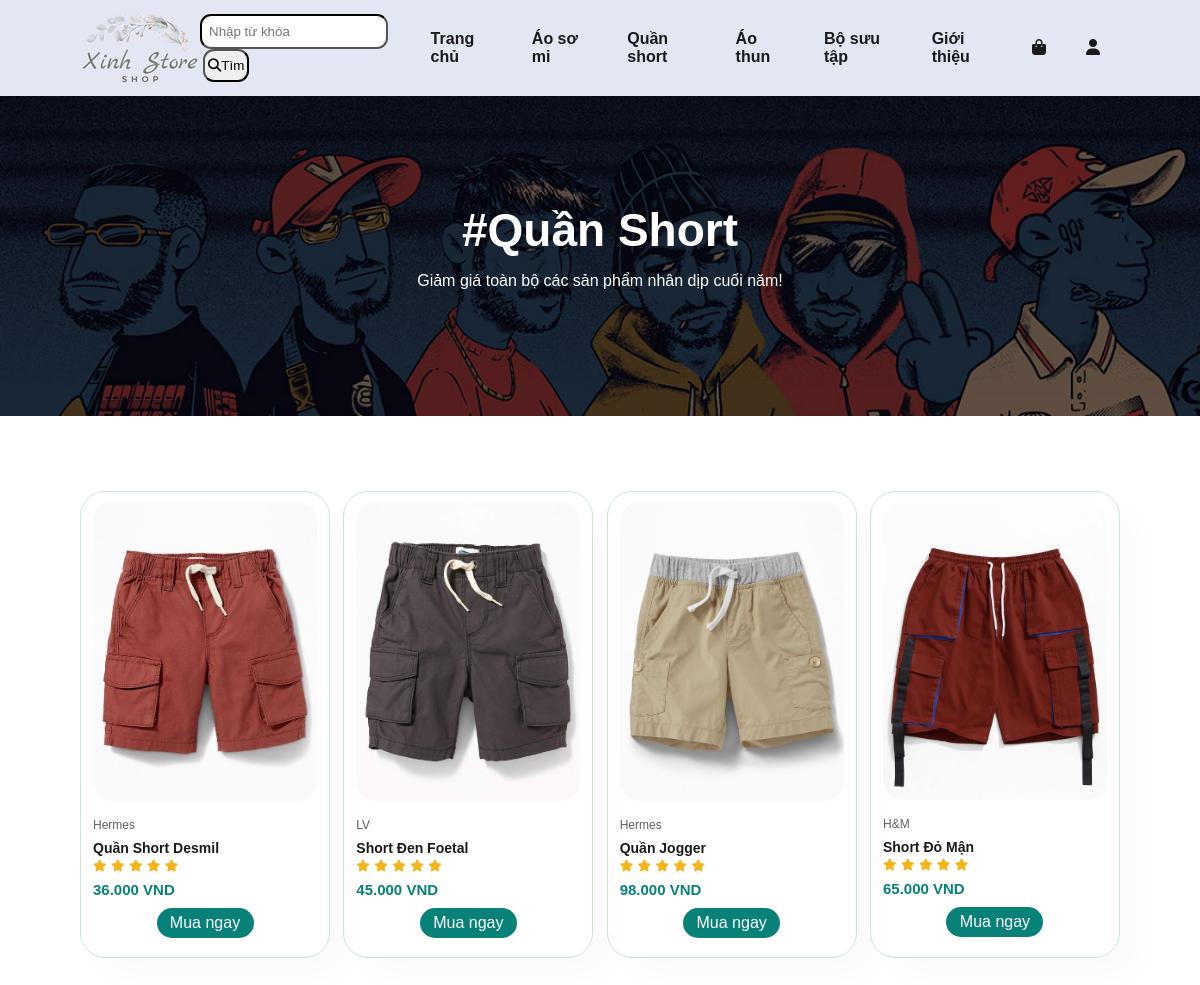
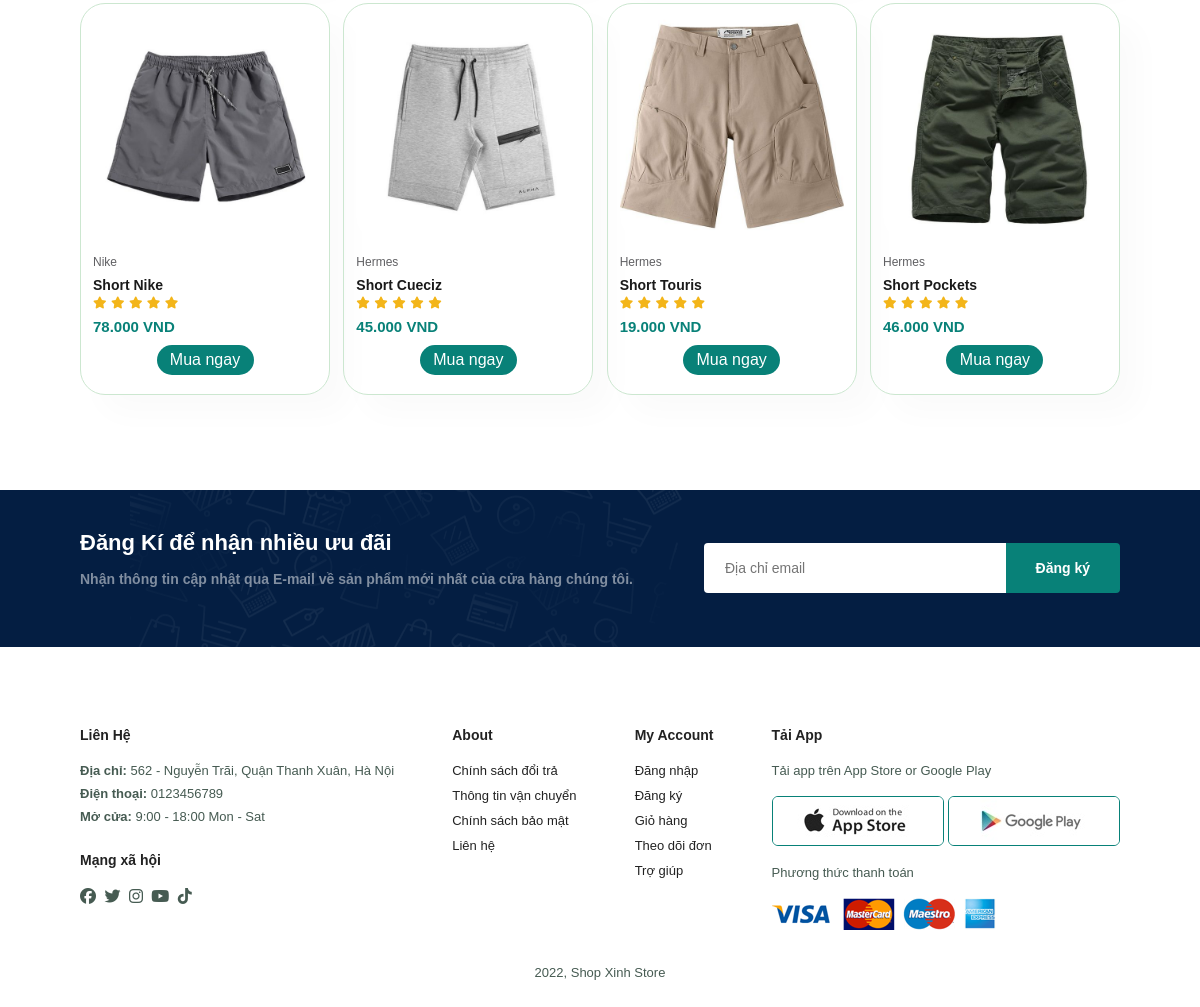
/shop2.php, run on the app's committed database (2 pictures, top to bottom).
### tables this page shows
CREATE TABLE `product` (
  `idsanpham` int(11) NOT NULL,
  `anh` varchar(255) NOT NULL,
  `hang` varchar(255) NOT NULL,
  `mota` varchar(255) NOT NULL,
  `gia` int(11) NOT NULL,
  `loai` int(11) NOT NULL,
  `soluong` int(20) NOT NULL
);

### shop2.php (the view, shortened to what this page needs)
<?php
    require "connect.php";
    require_once "header.php";
?>
    <section id="page-header">
        <h2>#Quần Short</h2>
        <p>Giảm giá toàn bộ các sản phẩm nhân dịp cuối năm!</p>
    </section>
    <section id="product1" class="section-p1">
    <div class="pro-container">
            <?php
                $sql= "
                SELECT * FROM `product` WHERE loai=2;
                    ";
                $result = $conn->query($sql);
                while ($row = $result->fetch_assoc()) {
            ?>
            <div class="pro">
                <a href="sproduct.php?id=<?php echo $row['idsanpham'] ?>" >
                <img src="img/products/<?php echo $row['anh'] ?>" alt="">
                </a>
                <div class="des">
                    <span><?php echo $row['hang'] ?></span>
                    <h5><?php echo $row['mota'] ?></h5>
                    <div class="star">
                        <i class="fa-solid fa-star"></i>
                        <i class="fa-solid fa-star"></i>
                        <i class="fa-solid fa-star"></i>
                        <i class="fa-solid fa-star"></i>
                        <i class="fa-solid fa-star"></i>
                    </div>
                    <h4><?php echo $row['gia'] ?>.000 VND</h4>
                </div>
                    <form method="POST" action="cart.php?action=add">
                    <input type="submit" value="Mua ngay" style="width: 97px;color: #fff;height: 30px;border: 3px;text-align: center;background-color: #088178;border-radius: 15px;font-size: 16px;cursor:pointer; margin-bottom: 9px"/>
                    </form>
            </div>
            <?php
                }
            ?>
        </div>
    </section>
<?php
    require_once "footer.php";
?>

### style.css (style rules this page uses)
* { margin: 0; padding: 0; box-sizing: border-box; font-family: 'Spartan', sans-serif; }
h2 { font-size: 46px; line-height: 54px; color: #222; }
h4 { font-size: 20px; color: #222; }
p { font-size: 16px; color: #465b52; margin: 15px 0 20px 0; }
.section-p1 { padding: 40px 80px; }
body { width: 100%; }
#product1 { text-align: center; }
#product1 .pro-container { display: flex; justify-content: space-between; padding-top: 20px; flex-wrap: wrap; }
#product1 .pro { width: 23%; min-width: 250px; padding: 10px 12px; border: 1px solid #cce7d0; border-radius: 25px; box-shadow: 20px 20px 30px rgba(0, 0, 0, 0.02); margin: 15px 0; position: relative; }
#product1 .pro img { width: 100%; border-radius: 20px; }
#product1 .pro .des { text-align: start; padding: 10px 0; }
#product1 .pro .des span { color: #606063; font-size: 12px; }
#product1 .pro .des h5 { padding-top: 7px; color: #1a1a1a; font-size: 14px; }
#product1 .pro .des i { font-size: 12px; color: rgb(243, 181, 25); }
#product1 .pro .des h4 { padding-top: 7px; font-size: 15px; font-weight: 700; color: #088178; }
#page-header { background-image: url('img/banner/b1.jpg'); width: 100%; height: 40vh; background-size: cover; display: flex; justify-content: center; text-align: center; flex-direction: column; padding: 14px; }
#page-header h2, #page-header p { color: #fff; }

### data on the page
product: anh (picture), hang "Hermes", mota "Quần Short Desmil", gia "36"
product: anh (picture), hang "LV", mota "Short Đen Foetal", gia "45"
product: anh (picture), hang "Hermes", mota "Quần Jogger", gia "98"
product: anh (picture), hang "H&M", mota "Short Đỏ Mận", gia "65"
product: anh (picture), hang "Nike", mota "Short Nike", gia "78"
product: anh (picture), hang "Hermes", mota "Short Cueciz", gia "45"
product: anh (picture), hang "Hermes", mota "Short Touris", gia "19"
product: anh (picture), hang "Hermes", mota "Short Pockets", gia "46"
